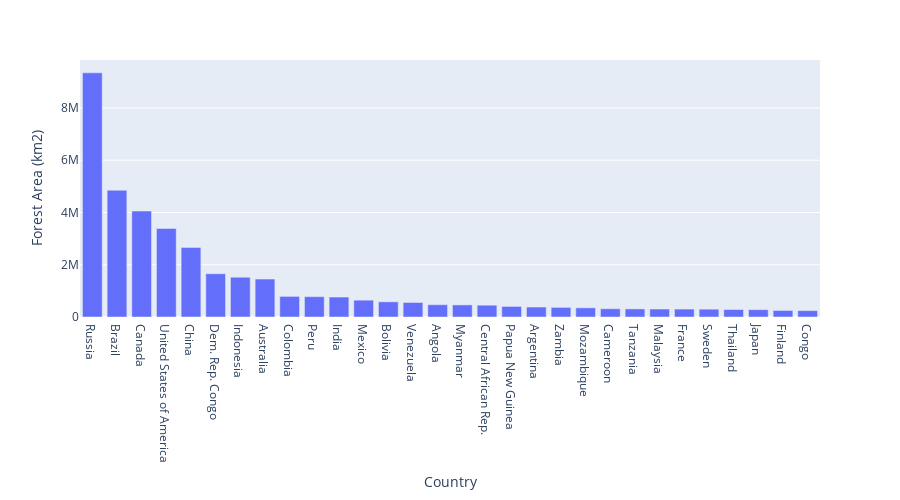

Here is the notebook cell this chart was saved with:
### Code cell
geemap.bar_chart(
    'data/esa_2021_country.csv',
    x='NAME',
    y='Class_10',
    max_rows=30,
    x_label='Country',
    y_label='Forest Area (km2)',
)

### Figure 1 — Plotly figure (JSON) as saved in the notebook; plotly's stock layout.template omitted (floating-point values rounded to 4 significant figures)
{"data": [{"alignmentgroup": "True", "hovertemplate": "Country=%{x}<br>Forest Area (km2)=%{y}<extra></extra>", "legendgroup": "", "marker": {"color": "#636efa", "pattern": {"shape": ""}}, "name": "", "offsetgroup": "", "orientation": "v", "showlegend": false, "textposition": "auto", "type": "bar", "x": ["Russia", "Brazil", "Canada", "United States of America", "China", "Dem. Rep. Congo", "Indonesia", "Australia", "Colombia", "Peru", "India", "Mexico", "Bolivia", "Venezuela", "Angola", "Myanmar", "Central African Rep.", "Papua New Guinea", "Argentina", "Zambia", "Mozambique", "Cameroon", "Tanzania", "Malaysia", "France", "Sweden", "Thailand", "Japan", "Finland", "Congo"], "xaxis": "x", "y": [9345042, 4851649, 4056588, 3388783, 2663489, 1655915, 1521394, 1452628, 788798, 778575, 763945, 643902, 581080, 555659, 470250, 462751, 451997, 404376, 380937, 368049, 351527, 315677, 309671, 305038, 303206, 299421, 286215, 280002, 249648, 244354], "yaxis": "y"}], "layout": {"barmode": "group", "height": 500, "legend": {"tracegroupgap": 0}, "margin": {"t": 60}, "xaxis": {"anchor": "y", "domain": [0, 1], "title": {"text": "Country"}}, "yaxis": {"anchor": "x", "domain": [0, 1], "title": {"text": "Forest Area (km2)"}}}}
